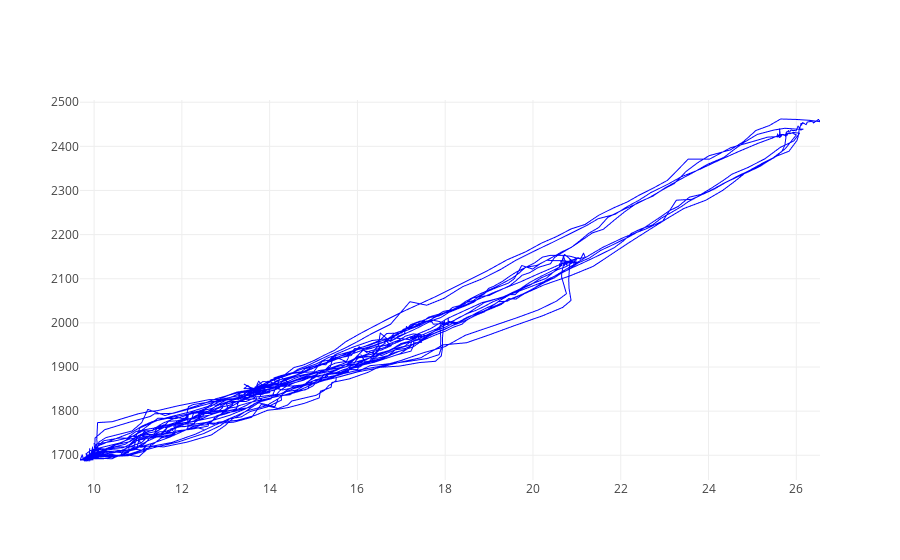

Notebook code cell kept with this figure:
### Code cell
#assign data
trace0 = go.Scattergl(
        x = ynew[0:],
        y = SensorData[7:],
        name ="xy",
        mode = 'lines',
        line=dict(
            width=1, color='blue'
        )
)
data = [trace0]

iplot(data, filename='scatter')

### Figure 1 — Plotly figure (JSON) as saved in the notebook; plotly's stock layout.template omitted (floating-point values rounded to 4 significant figures; data arrays with more than 128 entries replaced by an {"elided": "..."} marker saying what was removed)
{"data": [{"line": {"color": "blue", "width": 1}, "mode": "lines", "name": "xy", "type": "scattergl", "x": {"elided": "1889 float values"}, "y": {"elided": "1883 str values"}}], "layout": {}}
